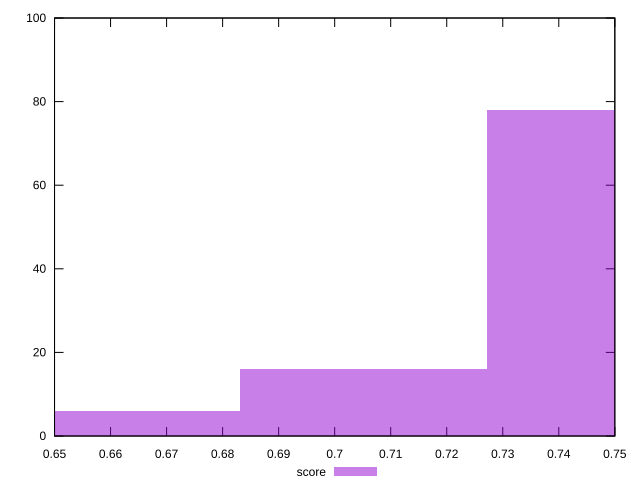

Write gnuplot code to recreate this figure.
reset

$score <<EOF
0.7491475301366862 78
0.70508002836394 16
0.6610125265911938 6
EOF

set key outside below
set boxwidth 0.04406750177274625
set xrange [0.65:0.75]
set yrange [0:100]
set trange [0:100]
set style fill transparent solid 0.5 noborder
set terminal svg size 640, 490 enhanced background rgb 'white'
set output "report_00014_2021-02-09T15:56:05.503Z/uses-rel-preconnect/samples/pages/score/histogram.svg"

plot $score title "score" with boxes

reset
